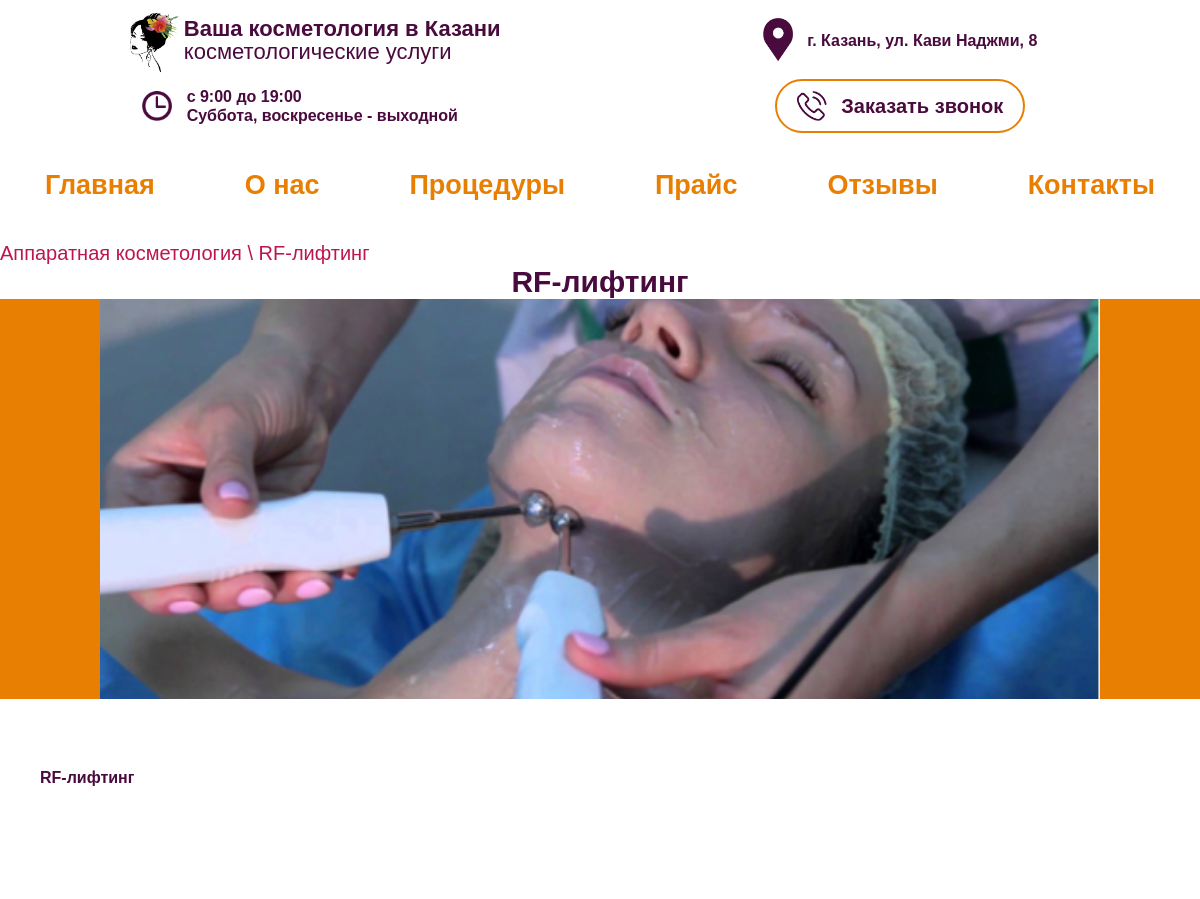
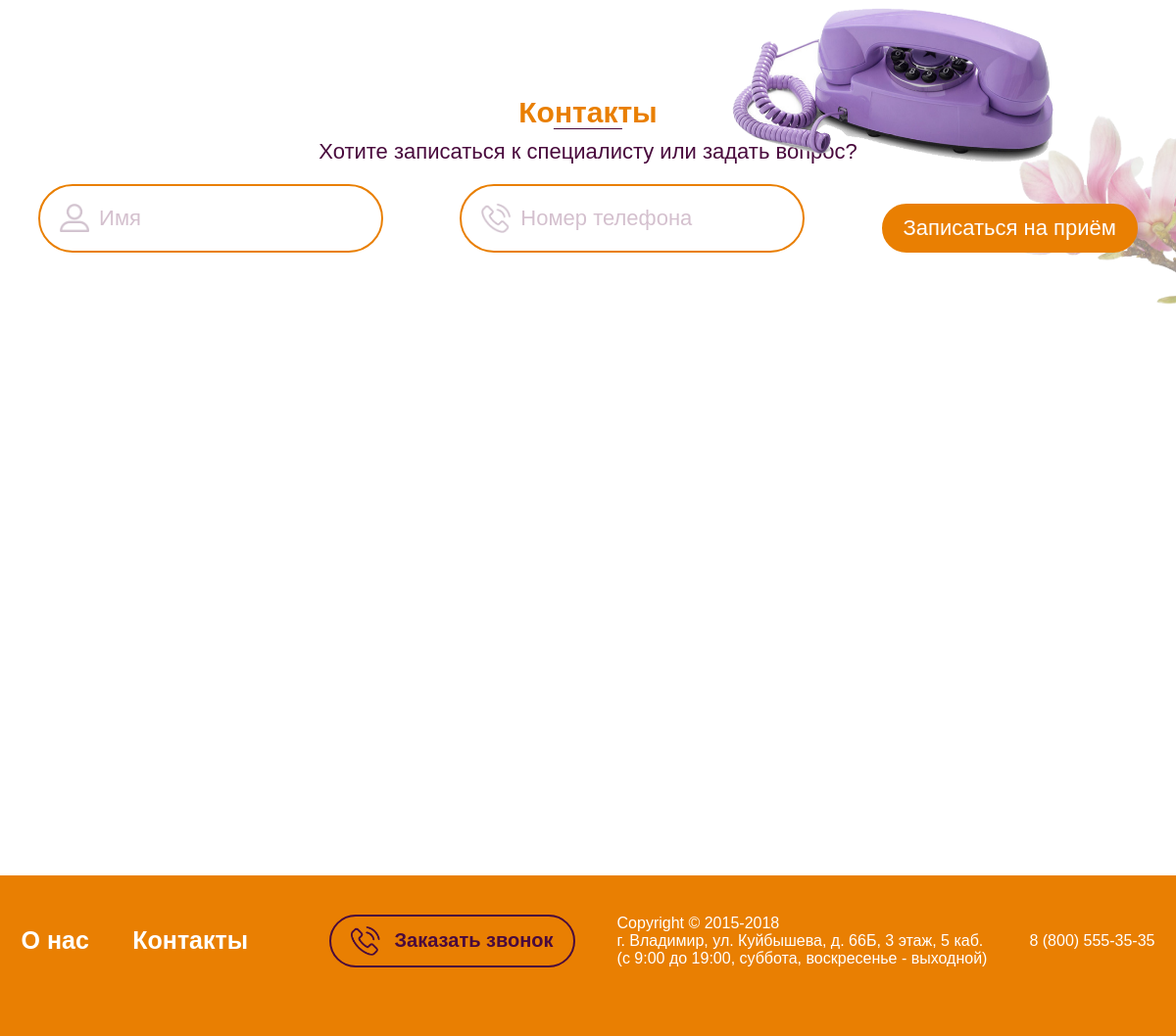
Screenshot of /procedure/2 with the database file from the repository (2 pictures, top to bottom).
### tables this page shows
CREATE TABLE `procedures_categorys` (
  `id` int(11) NOT NULL,
  `name` text NOT NULL
);

CREATE TABLE `procedures` (
  `id` int(11) NOT NULL,
  `name` text NOT NULL,
  `description` text NOT NULL,
  `img` varchar(255) NOT NULL DEFAULT '',
  `procedures_categorys_id` int(11) NOT NULL
);

### pages/procedure.php (the view, shortened to what this page needs)
<?php
$id = $Module;
$sql = "SELECT *, COUNT(`id`) as `count` FROM `procedures` WHERE `id` = $id";
$res = $dbh->query($sql)->fetch(2);
$sql = "SELECT * FROM `procedures_categorys` WHERE `id` = $res[procedures_categorys_id]";
$category_name = $dbh->query($sql)->fetch(2);
?>
<div id="page">
    <div class="breadcrumbs">
        <?= $category_name['name'] ?> \ <?= $res['name'] ?>
    </div>
    <div class="title"><?= $res['name'] ?></div>
    <div class="photo">
        <div style="background-image: url('/assets/images/services/<?= $res['img'] ?>')"></div>
    </div>
    <div class="text"><?= $res['description'] ?></div>
</div>

### assets/css/style.css (style rules this page uses)
* { margin: 0; padding: 0; box-sizing: border-box; font-family: 'Circe', sans-serif; }
html, body { overflow-x: hidden; }
#page { margin-top: 40px; margin-bottom: 40px; }
#page .breadcrumbs { width: 1200px; margin: 0 auto; color: #bd1550; font-size: 20px; }
@media screen and (min-width: 768px) and (max-width: 1200px) { #page .breadcrumbs { width: 100%; } }
#page .title { text-align: center; font-size: 30px; color: #490a3d; font-weight: bold; }
#page .photo { background: #e97f02; height: 400px; }
#page .photo div { margin: 0 auto; width: 1000px; height: 100%; background-size: cover; background-position: center center; }
#page .text { width: 1200px; margin: 0 auto; width: 1000px; margin-top: 30px; color: #490a3d; font-weight: bold; padding: 40px; }
@media screen and (min-width: 768px) and (max-width: 1200px) { #page .text { width: 100%; } }

### rows the page displays
procedures_categorys: name "Аппаратная косметология"
procedures: name "RF-лифтинг", img (picture), description "RF-лифтинг"
